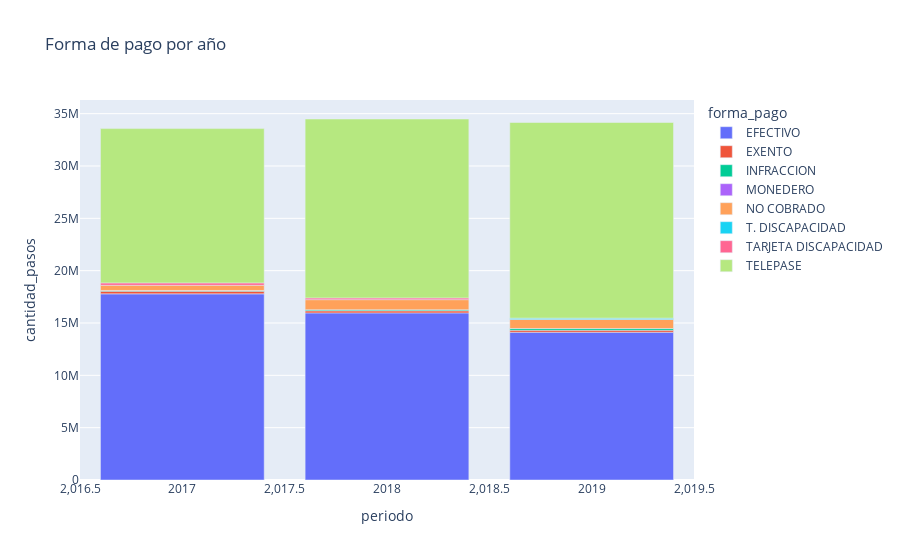

Notebook code cell kept with this figure:
### Code cell
fig= px.bar ( forma_de_pago, x="periodo", y="cantidad_pasos", color="forma_pago", title= "Forma de pago por año")
fig.show()

### Figure 1 — Plotly figure (JSON) as saved in the notebook; plotly's stock layout.template omitted (floating-point values rounded to 4 significant figures)
{"data": [{"alignmentgroup": "True", "hovertemplate": "forma_pago=EFECTIVO<br>periodo=%{x}<br>cantidad_pasos=%{y}<extra></extra>", "legendgroup": "EFECTIVO", "marker": {"color": "#636efa"}, "name": "EFECTIVO", "offsetgroup": "EFECTIVO", "orientation": "v", "showlegend": true, "textposition": "auto", "type": "bar", "x": [2017, 2018, 2019], "xaxis": "x", "y": [17783512, 15966944, 14115125], "yaxis": "y"}, {"alignmentgroup": "True", "hovertemplate": "forma_pago=EXENTO<br>periodo=%{x}<br>cantidad_pasos=%{y}<extra></extra>", "legendgroup": "EXENTO", "marker": {"color": "#EF553B"}, "name": "EXENTO", "offsetgroup": "EXENTO", "orientation": "v", "showlegend": true, "textposition": "auto", "type": "bar", "x": [2017, 2018, 2019], "xaxis": "x", "y": [253009, 194309, 195205], "yaxis": "y"}, {"alignmentgroup": "True", "hovertemplate": "forma_pago=INFRACCION<br>periodo=%{x}<br>cantidad_pasos=%{y}<extra></extra>", "legendgroup": "INFRACCION", "marker": {"color": "#00cc96"}, "name": "INFRACCION", "offsetgroup": "INFRACCION", "orientation": "v", "showlegend": true, "textposition": "auto", "type": "bar", "x": [2017, 2018, 2019], "xaxis": "x", "y": [71900, 104002, 164907], "yaxis": "y"}, {"alignmentgroup": "True", "hovertemplate": "forma_pago=MONEDERO<br>periodo=%{x}<br>cantidad_pasos=%{y}<extra></extra>", "legendgroup": "MONEDERO", "marker": {"color": "#ab63fa"}, "name": "MONEDERO", "offsetgroup": "MONEDERO", "orientation": "v", "showlegend": true, "textposition": "auto", "type": "bar", "x": [2017], "xaxis": "x", "y": [16], "yaxis": "y"}, {"alignmentgroup": "True", "hovertemplate": "forma_pago=NO COBRADO<br>periodo=%{x}<br>cantidad_pasos=%{y}<extra></extra>", "legendgroup": "NO COBRADO", "marker": {"color": "#FFA15A"}, "name": "NO COBRADO", "offsetgroup": "NO COBRADO", "orientation": "v", "showlegend": true, "textposition": "auto", "type": "bar", "x": [2017, 2018, 2019], "xaxis": "x", "y": [495895, 965732, 866713], "yaxis": "y"}, {"alignmentgroup": "True", "hovertemplate": "forma_pago=T. DISCAPACIDAD<br>periodo=%{x}<br>cantidad_pasos=%{y}<extra></extra>", "legendgroup": "T. DISCAPACIDAD", "marker": {"color": "#19d3f3"}, "name": "T. DISCAPACIDAD", "offsetgroup": "T. DISCAPACIDAD", "orientation": "v", "showlegend": true, "textposition": "auto", "type": "bar", "x": [2019], "xaxis": "x", "y": [120842], "yaxis": "y"}, {"alignmentgroup": "True", "hovertemplate": "forma_pago=TARJETA DISCAPACIDAD<br>periodo=%{x}<br>cantidad_pasos=%{y}<extra></extra>", "legendgroup": "TARJETA DISCAPACIDAD", "marker": {"color": "#FF6692"}, "name": "TARJETA DISCAPACIDAD", "offsetgroup": "TARJETA DISCAPACIDAD", "orientation": "v", "showlegend": true, "textposition": "auto", "type": "bar", "x": [2017, 2018], "xaxis": "x", "y": [228553, 163047], "yaxis": "y"}, {"alignmentgroup": "True", "hovertemplate": "forma_pago=TELEPASE<br>periodo=%{x}<br>cantidad_pasos=%{y}<extra></extra>", "legendgroup": "TELEPASE", "marker": {"color": "#B6E880"}, "name": "TELEPASE", "offsetgroup": "TELEPASE", "orientation": "v", "showlegend": true, "textposition": "auto", "type": "bar", "x": [2017, 2018, 2019], "xaxis": "x", "y": [14737699, 17096004, 18692375], "yaxis": "y"}], "layout": {"autosize": true, "barmode": "relative", "legend": {"title": {"text": "forma_pago"}, "tracegroupgap": 0}, "title": {"text": "Forma de pago por año"}, "xaxis": {"anchor": "y", "autorange": true, "domain": [0, 1], "range": [2016.0, 2020.0], "title": {"text": "periodo"}, "type": "linear"}, "yaxis": {"anchor": "x", "autorange": true, "domain": [0, 1], "range": [0, 36310000.0], "title": {"text": "cantidad_pasos"}, "type": "linear"}}}
